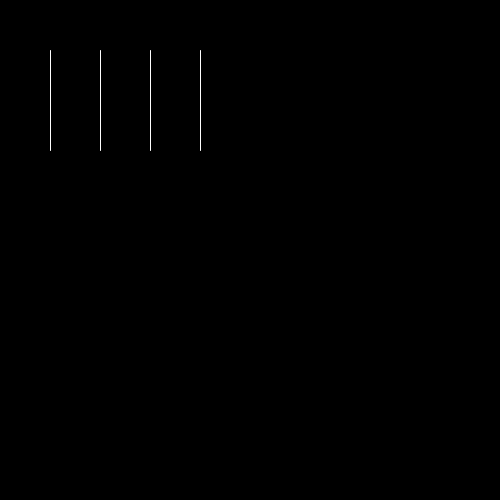
Frame 1 (no input)
Frame 60 (the mouse pressed at the canvas centre just before this capture): identical to frame 1, image omitted
Frame 120 (the mouse held since frame 60 and released just before this capture): identical to frame 1, image omitted

The Processing sketch that drew this single still picture (run headless with seeded random() and noise(); from frame 60 on, the mouse is pressed at the canvas centre):

// Processing sketch: sketch_3lines
// ── sketch_3lines.pde
void setup(){
  size(500,500);
}

void draw(){
  float x = 50;
  float y = 50;
  float a = 50;
  float b = 150;
  
  background(0);
  stroke(255);
  
  while(x <= 200){
    line(x, y, a, b);
    x += 50;
    a += 50;
  }
  
}
